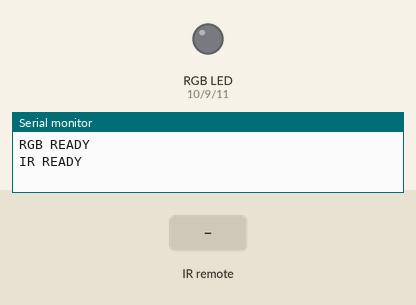
A sketch run on a simulated Arduino Uno, built with avr-gcc and run on an emulated ATmega328P. Parts: an RGB LED mixed from three pins (HIGH = lit), the last lines printed to the serial monitor. Inputs (shaded band) come from the test bench.

Above: at 1.2 s.
1.3 s: infrared code 0xFF1AE5 received
At 2.4 s:
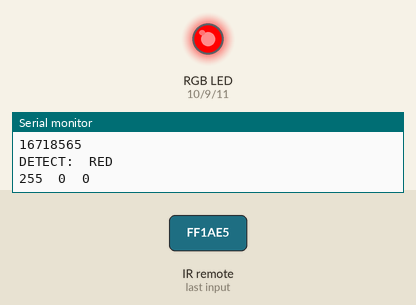
2.8 s: infrared code 0xFF9A65 received
At 3.6 s:
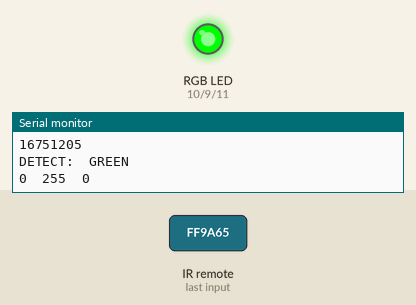
4.3 s: infrared code 0xFFA25D received
At 4.7 s:
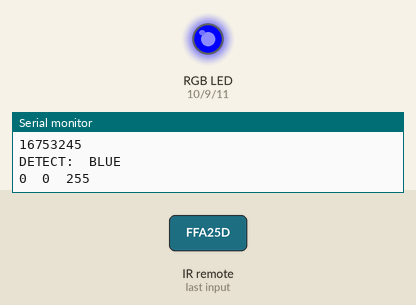
5.8 s: infrared code 0xFF28D7 received
At 7.0 s:
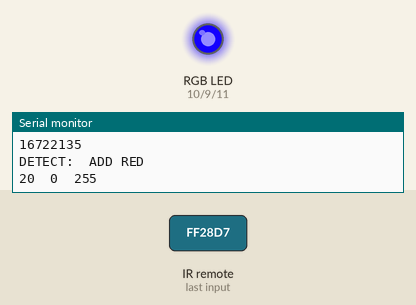
7.3 s: infrared code 0xFFA857 received
At 8.2 s:
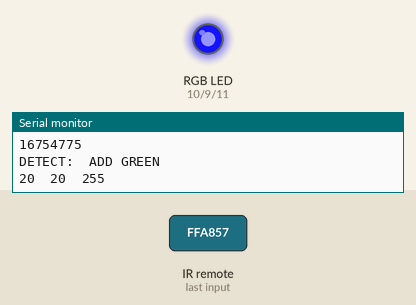
8.8 s: infrared code 0xFF08F7 received
At 9.3 s:
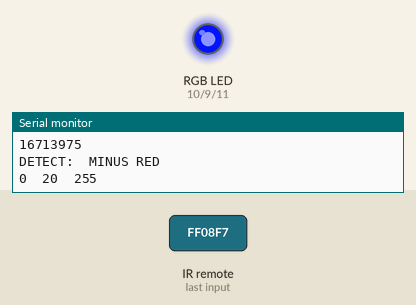
Timing chart, 0 to 11.3 s (numbered marks = the images above; inputs shaded):
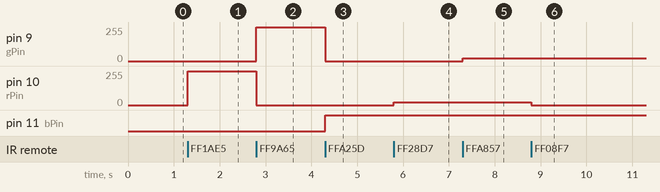

The sketch:

project_aurora.ino
```cpp
// === PROJECT AURORA ===
// --  RGB CONRTOLLER  --
// Info & Datasheets at bottom of code

// === import libraries
// IRremote - to read & decode IR signals
#include <IRremote.h>

// === declare global variables
// RGB Pins // These pins are correct - strips use the order "GRB"
int rPin = 10;
int gPin = 9;
int bPin = 11;

// IR receiver
int irPin = 4;
IRrecv irSignal(irPin);
decode_results results;

// RGB Values // Gotta store those colours somewhere!
int rVal = 0;
int gVal = 0;
int bVal = 0;

// Addition & Delay Variables // How big are the jumps?
int diffVal = 20;
int delayTime = 1000;


// === begin main setup
void setup() {
  // enable serial output
  // mostly for debugging - can be disabled in final product
  Serial.begin(9600);

  // set pin modes
  pinMode(rPin, OUTPUT);
  pinMode(bPin, OUTPUT);
  pinMode(gPin, OUTPUT);
  Serial.println("RGB READY");

  // start IR 'listening'
  irSignal.enableIRIn();
  Serial.println("IR READY");
}

void setRGB(int redValue, int greenValue, int blueValue) {
  // set the R, G, B value to output pins
  analogWrite(rPin, redValue);
  analogWrite(gPin, greenValue);
  analogWrite(bPin, blueValue);

  // set the global variable r, g, b values
  rVal = redValue;
  gVal = greenValue;
  bVal = blueValue;

  // print the current colour values
  Serial.print(rVal);
  Serial.print("\t");
  Serial.print(gVal);
  Serial.print("\t");
  Serial.println(bVal);
}

// === begin main loop
void loop() {

  if (irSignal.decode(&results)) {
    Serial.println(results.value);

    switch (results.value) {
      // === solid colours - primary
      case 16718565:
        // solid red
        Serial.println("DETECT:\tRED");
        setRGB(255, 0, 0);
        break;
      case 16751205:
        // solid green
        Serial.println("DETECT:\tGREEN");
        setRGB(0, 255, 0);
        break;
      case 16753245:
        // solid green
        Serial.println("DETECT:\tBLUE");
        setRGB(0, 0, 255);
        break;
      case 16720605:
        // solid green
        Serial.println("DETECT:\tBLUE");
        setRGB(255, 255, 255);
        break;

      // === add/minus colours
      case 16722135:
        // add red
        Serial.println("DETECT:\tADD RED");
        if (rVal + diffVal > 255) {
          setRGB(255, gVal, bVal);
        } else {
          setRGB(rVal + diffVal, gVal, bVal);
        }
        break;
      case 16713975:
        // minus red
        Serial.println("DETECT:\tMINUS RED");
        if (rVal - diffVal < 0) {
          setRGB(0, gVal, bVal);
        } else {
          setRGB(rVal - diffVal, gVal, bVal);
        }
        break;
      case 16754775:
        // add green
        Serial.println("DETECT:\tADD GREEN");
        if (gVal + diffVal > 255) {
          setRGB(rVal, 255, bVal);
        } else {
          setRGB(rVal, gVal + diffVal, bVal);
        }
        break;
      case 16746615:
        // minus green
        Serial.println("DETECT:\tMINUS GREEN");
        if (gVal - diffVal < 0) {
          setRGB(rVal, 0, bVal);
        } else {
          setRGB(rVal, gVal - diffVal, bVal);
        }
        break;
    }

    irSignal.resume(); // Receive the next value
  }
}


/* DATASHEETS & AUXILIARY INFORMATION

    DFRobot RGB LED Strip Driver Shield v1.0
    https://wiki.dfrobot.com/RGB_LED_Strip_Driver_Shield_SKU_DFR0274
    Inputs: 4: IR signal
    Outputs: 9, 10, 11 (PWM): RGB levels
    Additional 12V power in required

    IR Remote Button Codes
    https://docs.google.com/spreadsheets/d/11EeZW00qZXZrF_tCHybD09vXJeLdS_K2JR_PmxucZL4/edit#gid=12233873

    Duoinotech RGB LED Module
    https://www.jaycar.com.au/medias/sys_master/images/images/9426937643038/XC4428-dataSheetMain.pdf
    https://arduinomodules.info/ky-009-rgb-full-color-led-smd-module/
    Note: Pins are labelled incorrectly on PCB - correct order is GROUND, GREEN, RED, BLUE

*/
```

Measured:
- after the input at 1.3 s, pin 10 (rPin): 0/255 → 255/255 at once
- after the input at 2.8 s, pin 9 (gPin): 0/255 → 255/255 at once; pin 10 (rPin): 255/255 → 0/255 at once
- after the input at 4.3 s, pin 9 (gPin): 255/255 → 0/255 at once; pin 11 (bPin): LOW → HIGH at once
- after the input at 5.8 s, pin 10 (rPin): 0/255 → 20/255 at once
- after the input at 7.3 s, pin 9 (gPin): 0/255 → 20/255 at once
- after the input at 8.8 s, pin 10 (rPin): 20/255 → 0/255 at once
